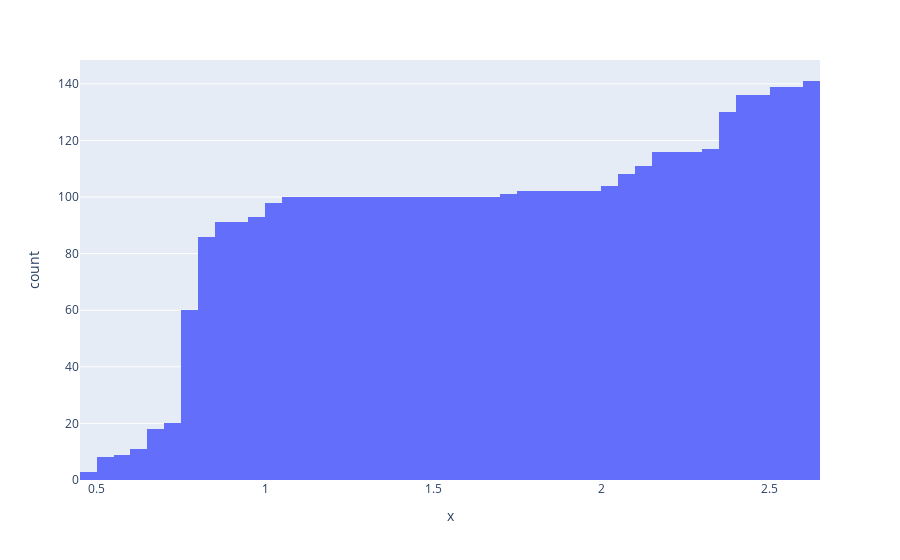

Notebook code cell kept with this figure:
### Code cell
px.histogram(x=lines[:, 1], nbins=100, cumulative=True).show()

### Figure 1 — Plotly figure (JSON) as saved in the notebook; plotly's stock layout.template omitted (floating-point values rounded to 4 significant figures; data arrays with more than 128 entries replaced by an {"elided": "..."} marker saying what was removed)
{"data": [{"alignmentgroup": "True", "bingroup": "x", "cumulative": {"enabled": true}, "hovertemplate": "x=%{x}<br>count=%{y}<extra></extra>", "legendgroup": "", "marker": {"color": "#636efa", "pattern": {"shape": ""}}, "name": "", "nbinsx": 100, "offsetgroup": "", "orientation": "v", "showlegend": false, "type": "histogram", "x": {"elided": "141 float values"}, "xaxis": "x", "yaxis": "y"}], "layout": {"barmode": "relative", "legend": {"tracegroupgap": 0}, "margin": {"t": 60}, "xaxis": {"anchor": "y", "domain": [0, 1], "title": {"text": "x"}}, "yaxis": {"anchor": "x", "domain": [0, 1], "title": {"text": "count"}}}}
